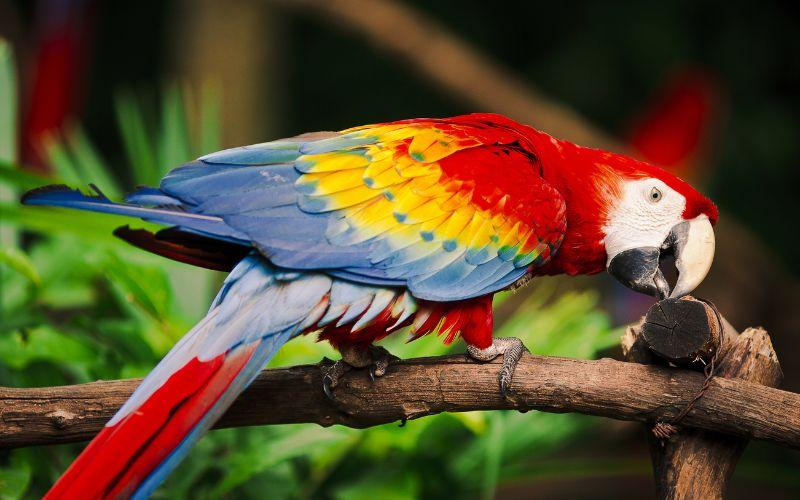
#> input picture 2025-10-05_taller_cv_3d/assets/4/Guacamaya.jpg, 800 x 500 px, found by its file name
$ python imagen_matriz_pixeles_sliders.py
#> lines starting #> are read from the running program, lines starting #| are printed output that depends on the picture
import cv2
import numpy as np

# --- Cargar imagen ---
img = cv2.imread("guacamaya.jpg")  # Cambia por el nombre de tu imagen
#> img is the input picture: shape (500, 800, 3); mean B, G, R 44.9, 74.4, 87.9
if img is None:
    raise ValueError("No se pudo cargar la imagen. Verifica la ruta.")

# Redimensionar para que sea más manejable
img = cv2.resize(img, (600, 400))
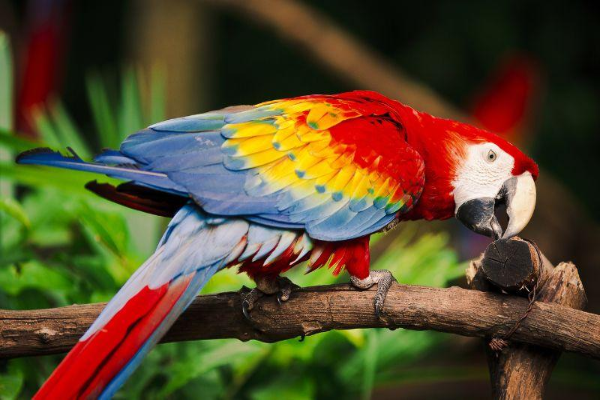
#> img: shape (400, 600, 3); mean B, G, R 44.8, 74.3, 87.8

# --- Crear ventana con sliders ---
cv2.namedWindow("Ajuste de Brillo y Contraste")

def nothing(x):
    pass

# Sliders: (nombre, ventana, valor_inicial, valor_max, función)
cv2.createTrackbar("Contraste", "Ajuste de Brillo y Contraste", 100, 300, nothing)
cv2.createTrackbar("Brillo", "Ajuste de Brillo y Contraste", 50, 100, nothing)

while True:
    # Leer los valores actuales de los sliders
    contrast = cv2.getTrackbarPos("Contraste", "Ajuste de Brillo y Contraste")
    brightness = cv2.getTrackbarPos("Brillo", "Ajuste de Brillo y Contraste")

    # Normalizar valores (contraste: 1.0 = 100)
    contrast = contrast / 100.0
    brightness = brightness - 50  # Rango: [-50, +50]

    # Aplicar brillo y contraste
    adjusted = cv2.convertScaleAbs(img, alpha=contrast, beta=brightness)

    # Mostrar la imagen ajustada
    combined = np.hstack((img, adjusted))
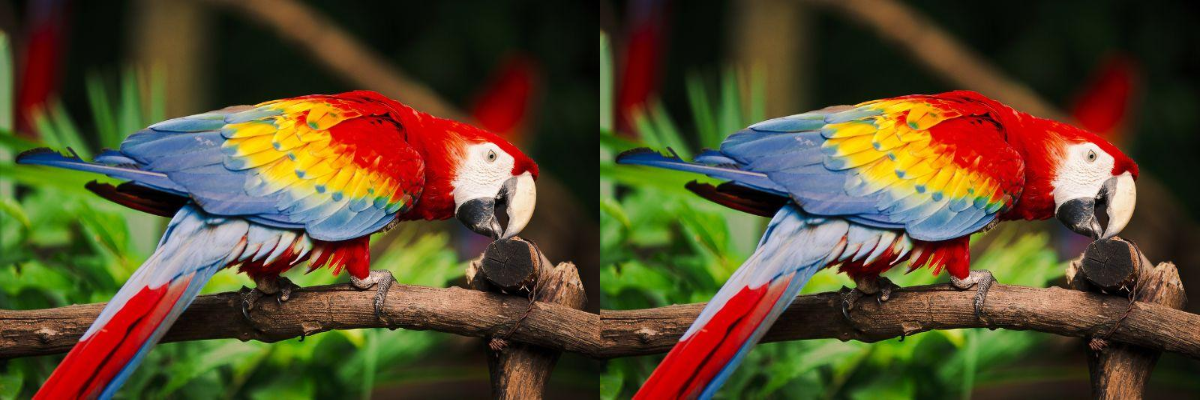
#> combined: shape (400, 1200, 3); mean B, G, R 44.8, 74.3, 87.8
    cv2.imshow("Ajuste de Brillo y Contraste", combined)

    # Salir con la tecla ESC
    key = cv2.waitKey(1)
#> (key Esc is pressed here)
    if key == 27:  # ESC
        break

cv2.destroyAllWindows()
